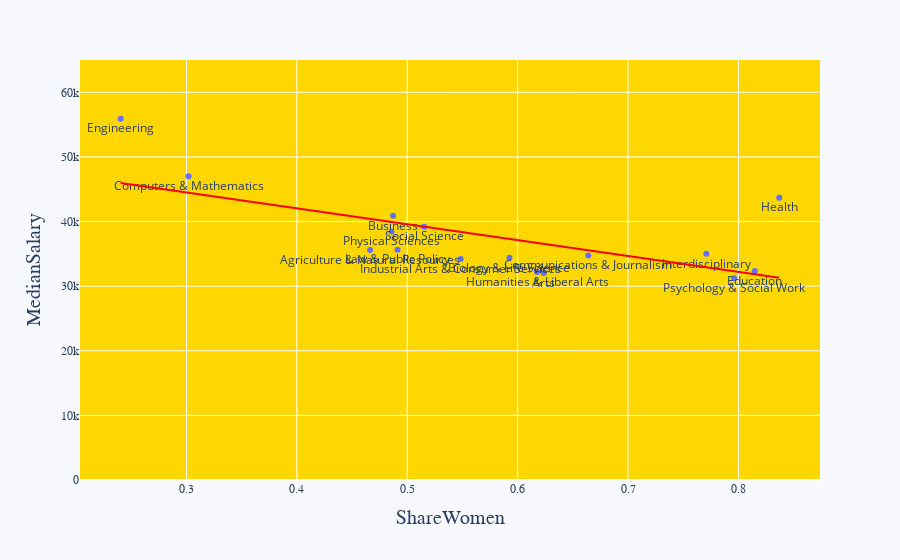

Notebook code cell kept with this figure:
### Code cell
fig = px.scatter(by_major_category, x='ShareWomen', y='MedianSalary', 
                 text='Major_category', height=600 , trendline='ols',
                trendline_color_override="red")

fig.update_traces(textposition='bottom center')

fig.update_yaxes(
    range=[0, 65000]  # sets the range of yaxis
    
)
#Update axes
fig.update_xaxes(title_font = dict(size=20,family='Time NEw Roman'))
fig.update_xaxes(tickfont_family="Arial Black")

fig.update_yaxes(title_font=dict(size=20, family='Times New Roman'))
fig.update_yaxes(tickfont_family="Arial Black")

fig.update_layout({
                    'plot_bgcolor':'gold',
                    'paper_bgcolor':'ghostwhite'})
fig.show()

### Figure 1 — Plotly figure (JSON) as saved in the notebook; plotly's stock layout.template omitted (floating-point values rounded to 4 significant figures)
{"data": [{"hovertemplate": "ShareWomen=%{x}<br>MedianSalary=%{y}<br>Major_category=%{text}<extra></extra>", "legendgroup": "", "marker": {"color": "#636efa", "symbol": "circle"}, "mode": "markers+text", "name": "", "orientation": "v", "showlegend": false, "text": ["Health", "Education", "Psychology & Social Work", "Interdisciplinary", "Communications & Journalism", "Arts", "Humanities & Liberal Arts", "Biology & Life Science", "Industrial Arts & Consumer Services", "Social Science", "Law & Public Policy", "Business", "Physical Sciences", "Agriculture & Natural Resources", "Computers & Mathematics", "Engineering"], "textposition": "bottom center", "type": "scatter", "x": [0.837, 0.8148, 0.796, 0.7709, 0.664, 0.6237, 0.6176, 0.5926, 0.5484, 0.5154, 0.4912, 0.4872, 0.4857, 0.4663, 0.3019, 0.2405], "xaxis": "x", "y": [43690.0, 32360.0, 31230.0, 35000, 34740.0, 32050.0, 32190.0, 34380.0, 34190.0, 39200.0, 35640.0, 40890.0, 38480.0, 35590.0, 46990.0, 55920.0], "yaxis": "y"}, {"hovertemplate": "<b>OLS trendline</b><br>MedianSalary = -24555.1 * ShareWomen + 51858.9<br>R<sup>2</sup>=0.419602<br><br>ShareWomen=%{x}<br>MedianSalary=%{y} <b>(trend)</b><extra></extra>", "legendgroup": "", "line": {"color": "red"}, "marker": {"color": "#636efa", "symbol": "circle"}, "mode": "lines", "name": "", "showlegend": false, "textposition": "bottom center", "type": "scatter", "x": [0.2405, 0.3019, 0.4663, 0.4857, 0.4872, 0.4912, 0.5154, 0.5484, 0.5926, 0.6176, 0.6237, 0.664, 0.7709, 0.796, 0.8148, 0.837], "xaxis": "x", "y": [45950.0, 44440.0, 40410.0, 39930.0, 39900.0, 39800.0, 39200.0, 38390.0, 37310.0, 36690.0, 36540.0, 35550.0, 32930.0, 32310.0, 31850.0, 31310.0], "yaxis": "y"}], "layout": {"autosize": true, "legend": {"tracegroupgap": 0}, "margin": {"t": 60}, "paper_bgcolor": "ghostwhite", "plot_bgcolor": "gold", "xaxis": {"anchor": "y", "autorange": true, "domain": [0, 1], "range": [0.2045, 0.873], "tickfont": {"family": "Arial Black"}, "title": {"font": {"family": "Time NEw Roman", "size": 20}, "text": "ShareWomen"}, "type": "linear"}, "yaxis": {"anchor": "x", "domain": [0, 1], "range": [0, 65000], "tickfont": {"family": "Arial Black"}, "title": {"font": {"family": "Times New Roman", "size": 20}, "text": "MedianSalary"}, "type": "linear"}}}
